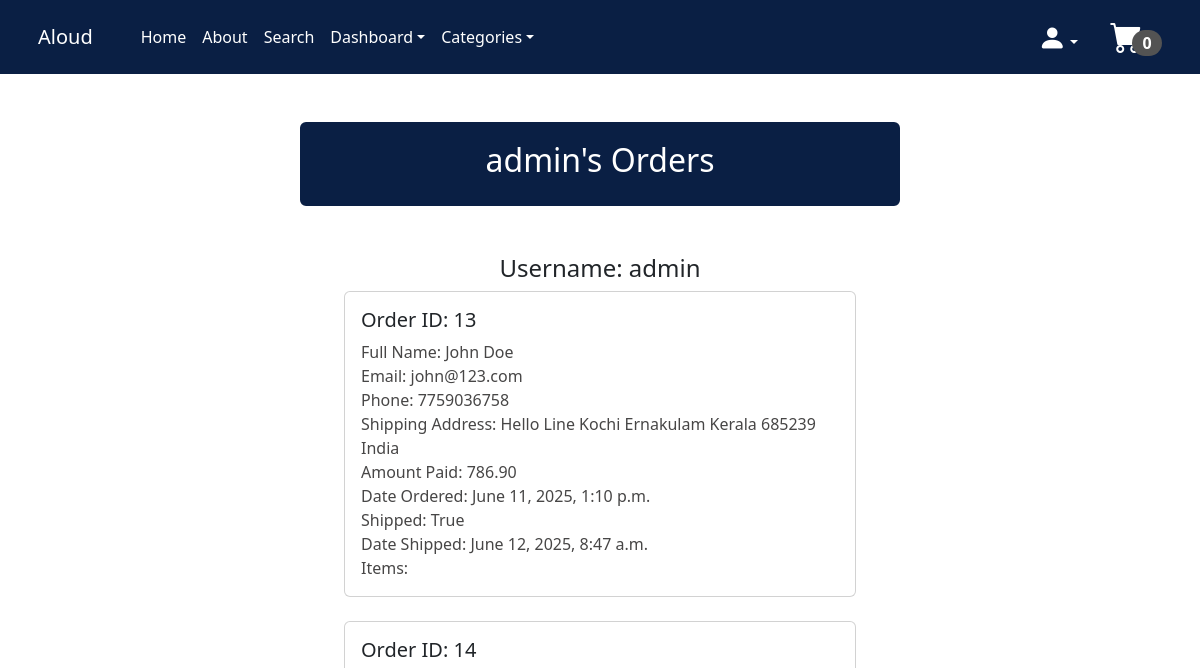
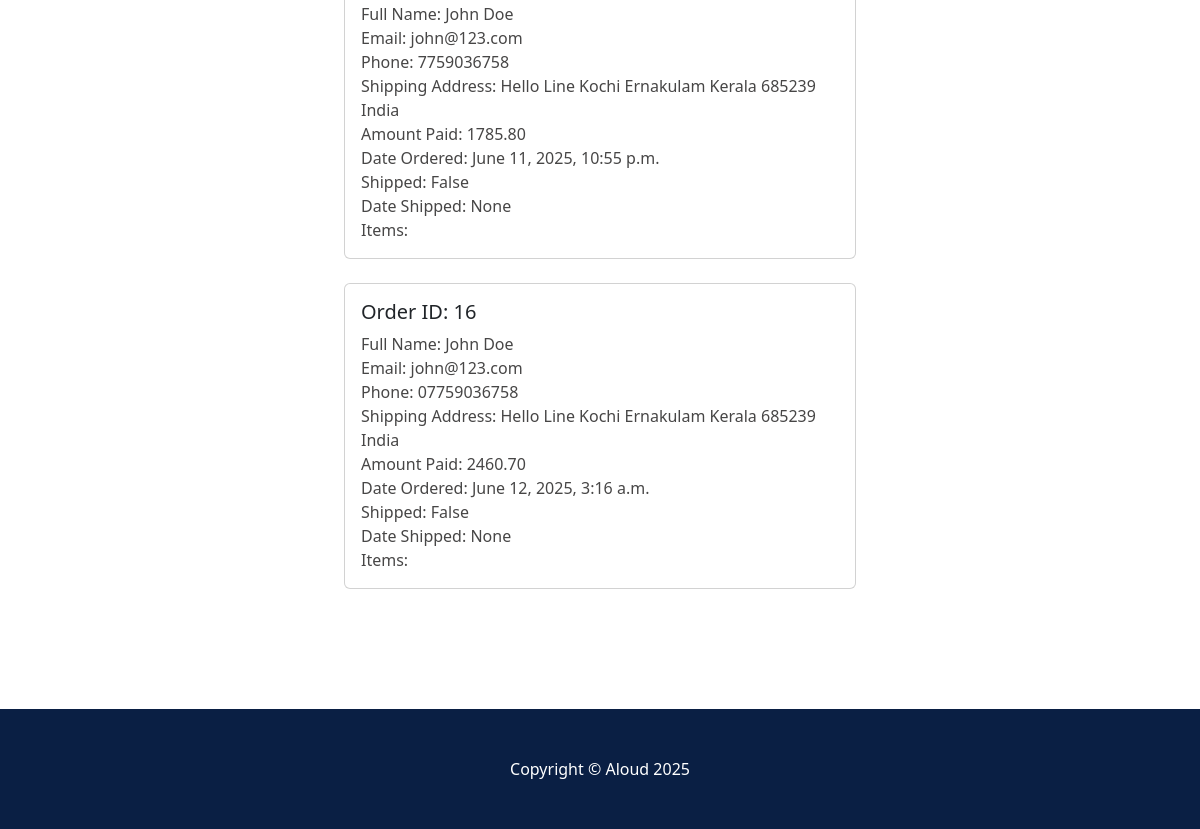
/order_dash/1/ (signed in), run on an earlier commit of the app's database (2 pictures, top to bottom).
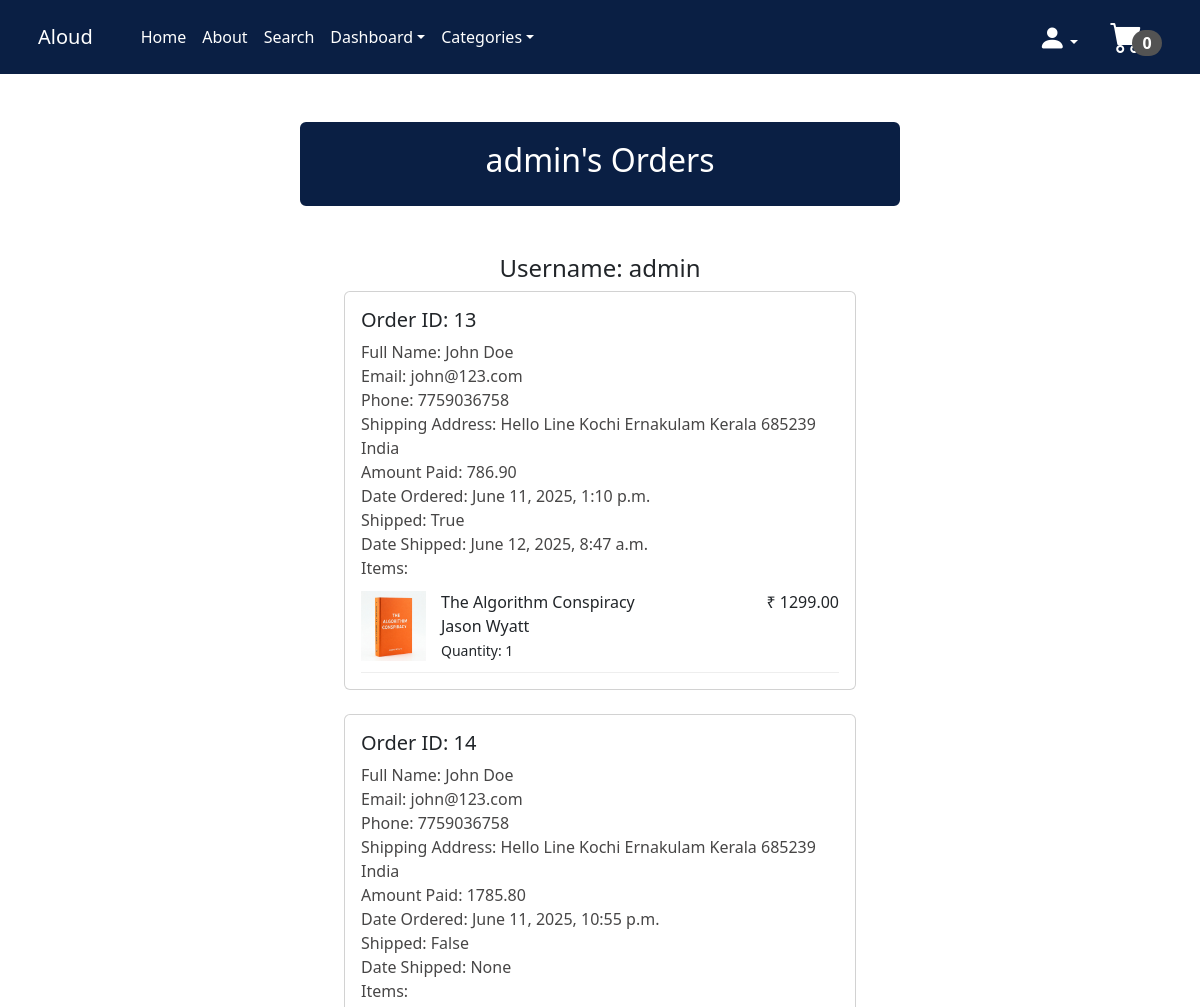
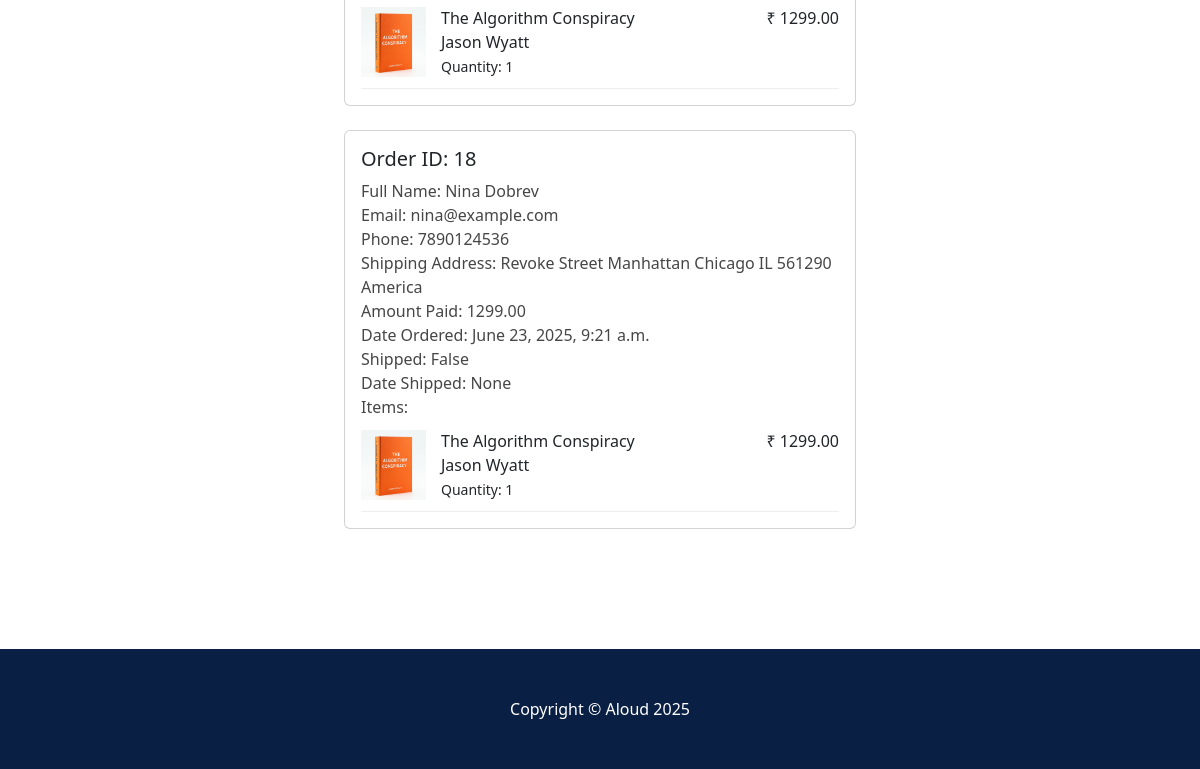
And on a later commit of the database (2 pictures, top to bottom).
### payment/models.py (models this page shows, shortened)
class Order(models.Model):
    user = models.ForeignKey(User, on_delete=models.CASCADE, null=True, blank=True)
    full_name=models.CharField(max_length=300)
    email=models.EmailField(max_length=250)
    phone=models.CharField(max_length=20)
    shipping_address=models.TextField(max_length=10000)
    amount_paid=models.DecimalField(max_digits=10, decimal_places=2)
    date_ordered=models.DateTimeField(auto_now_add=True)
    shipped = models.BooleanField(default=False)
    date_shipped = models.DateTimeField(blank=True, null=True)

class OrderItem(models.Model):
    order = models.ForeignKey(Order, on_delete=models.CASCADE, null=True)
    product = models.ForeignKey(Product, on_delete=models.CASCADE, null=True)
    user = models.ForeignKey(User, on_delete=models.CASCADE, null=True, blank=True)
    quantity = models.PositiveBigIntegerField(default=1)
    price = models.DecimalField(max_digits=10, decimal_places=2)

### store/models.py (models this page shows, shortened)
class Product(models.Model):
    book_id = models.CharField(max_length=10)
    name = models.CharField(max_length=50)
    author = models.CharField(max_length=50)
    price = models.DecimalField(default=0, decimal_places=2, max_digits=9)
    category = models.ForeignKey(Category, on_delete=models.CASCADE, default=1)
    description = models.CharField(max_length=500, default='', blank=True, null=True)
    image = models.ImageField(upload_to='uploads/product')
    is_sale = models.BooleanField(default=False)
    sale_price = models.DecimalField(default=0, decimal_places=2, max_digits=9)

### store/views.py (the view)
# urls.py: path('order_dash/<int:user>/', views.order_dash, name= 'order_dash'),       #To view the orders of each signedup users in the dashboard
def order_dash(request, user):
    if request.user.is_authenticated and request.user.is_superuser:
        user_instance = get_object_or_404(User, id=user)
        orders = Order.objects.filter(user=user_instance)
        items = OrderItem.objects.filter(order__in=orders)
        return render(request, 'order_dash.html', {'orders': orders, 'user_instance': user_instance, 'items': items})
    else:
        messages.success(request, 'Access denied to this page')
        return redirect('home')

### cart/cart.py (called while the page is built)
    def __len__(self):
        return sum(self.cart.values())

### cart/context_processors.py (called while the page is built)
def cart(request):
    return{'cart':Cart(request)}

### store/context_processors.py (called while the page is built)
def categories_processor(request):
    return {
        'categories': Category.objects.all()
    }

### store/models.py (called while the page is built)
    def __str__(self):
        return self.name

### store/templates/order_dash.html (shortened to what this page needs)
{% extends 'base.html' %}
{% block content %}
    <div class="container">
        <div class="row">
            <center>
                <div class="col-12">
<br/><br/>
<div class="card" style= "width: 600px; border-width: 3px; border-color: #0a1f44;">
  <div class="card-body" style="background: #0a1f44;">
        <h2 style="color: white;">{{user_instance.username}}'s Orders</h2>
  </div>
</div>
<br/><br/>
<h4>Username: {{user_instance.username}}</h4>
{% if orders %}
{% for order in orders %}
<div class="card" style="width: 32rem;">
  <div class="card-body" style="text-align: left;">
      <h5>Order ID: <td>{{order.id}}</td></h5>
      <B style="color: rgb(71, 70, 70); font-weight: 400;">Full Name:</B> <B style="color: rgb(71, 70, 70); font-weight: 300;">{{order.full_name}}</B><br/>
      <B style="color: rgb(71, 70, 70); font-weight: 400;">Email:</B> <B style="color: rgb(71, 70, 70); font-weight: 300;">{{order.email}}</B><br/>
      <B style="color: rgb(71, 70, 70); font-weight: 400;">Phone:</B> <B style="color: rgb(71, 70, 70); font-weight: 300;">{{order.phone}}</B><br/>
      <B style="color: rgb(71, 70, 70); font-weight: 400;">Shipping Address:</B> <B style="color: rgb(71, 70, 70); font-weight: 300;">{{order.shipping_address}}</B><br/>
      <B style="color: rgb(71, 70, 70); font-weight: 400;">Amount Paid:</B> <B style="color: rgb(71, 70, 70); font-weight: 300;">{{order.amount_paid}}</B><br/>
      <B style="color: rgb(71, 70, 70); font-weight: 400;">Date Ordered:</B> <B style="color: rgb(71, 70, 70); font-weight: 300;">{{order.date_ordered}}</B><br/>
      <B style="color: rgb(71, 70, 70); font-weight: 400;">Shipped:</B> <B style="color: rgb(71, 70, 70); font-weight: 300;">{{order.shipped}}</B><br/>
      <B style="color: rgb(71, 70, 70); font-weight: 400;">Date Shipped:</B> <B style="color: rgb(71, 70, 70); font-weight: 300;">{{order.date_shipped}}</B><br/>
            <B style="color: rgb(71, 70, 70); font-weight: 400;">Items:</B> <br/>
      {% for item in items %}
        <div class="item-container">
      <div class="item-image">
        <img src="{{ item.product.image.url }}" alt="{{ item.name }}">
      </div>
      <div class="item-details">
        <div class="item-left">
          <B style="font-weight: 500;">{{ item.product.name }}</B><br/>
          {{ item.product.author }}<br/>
              <small>Quantity: {{ item.quantity }}</small>
        </div>
        <div class="item-right">
            ₹ {{ item.price }}
        </div>
      </div>
    </div>
  {% endfor %}
  </div>
</div>
<br/>
{% endfor %}
{% else %}
No Orders Yet
{% endif %}
<br/><br/><br/><br/>
                </div>
            </center>
        </div>
    </div>
{% endblock %}

### store/templates/base.html (shortened to what this page needs)
{% load static %}
<!DOCTYPE html>
<html lang="en">
  <head>
    <link
      href="https://cdn.jsdelivr.net/npm/bootstrap-icons@1.5.0/font/bootstrap-icons.css"
      rel="stylesheet"
    />
    <link href="{% static 'css/styles.css' %}" rel="stylesheet" />
  </head>
  <body>
    {% include 'navbar.html' %}
    {% block content %}
    {% endblock %}
    <footer class="py-5" style="background: #0a1f44;">
      <div class="container">
        <p class="m-0 text-center text-white">
          Copyright &copy; Aloud 2025
        </p>
      </div>
    </footer>
  </body>
</html>

### store/templates/navbar.html (shortened to what this page needs)
    <nav class="navbar navbar-expand-lg" style="background: #0a1f44;">
      <div class="container px-1 px-lg-2">
        <a class="navbar-brand" href="{% url 'home' %}">Aloud</a>
        <div class="collapse navbar-collapse" id="navbarSupportedContent">
          <ul class="navbar-nav me-auto mb-2 mb-lg-0 ms-lg-4">
            <li class="nav-item">
              <a class="nav-link active" style="color: white;" aria-current="page" href="{% url 'home' %}">Home</a>
            </li>
            <li class="nav-item"><a class="nav-link" href="{% url 'about' %}">About</a></li>
            <li class="nav-item"><a class="nav-link" href="{% url 'search' %}">Search</a></li>
          {% if user.is_authenticated %}
            {% if user.is_superuser %}
            <li class="nav-item dropdown">
              <a
                class="nav-link dropdown-toggle"
                id="navbarDropdown"
                href="#"
                role="button"
                data-bs-toggle="dropdown"
                aria-expanded="false"
                >Dashboard</a>
            </li>
          {% endif %}
          {% else %}
            <li class="nav-item"><a class="nav-link" href="{% url 'login' %}">Login</a></li>
            <li class="nav-item"><a class="nav-link" href="{% url 'register' %}">Register</a></li>
          {% endif %}
            <li class="nav-item dropdown">
              <a
                class="nav-link dropdown-toggle"
                id="navbarDropdown"
                href="#"
                role="button"
                data-bs-toggle="dropdown"
                aria-expanded="false"
                >Categories</a
              >
            </li>
          </ul>
          {% if user.is_authenticated %}
          <ul class="navbar-nav ms-auto mb-2 mb-lg-0 ms-lg-4">
            <li class="nav-item dropdown">
              <a
                class="nav-link dropdown-toggle"
                id="navbarDropdown"
                role="button"
                data-bs-toggle="dropdown"
                aria-expanded="false"
                ><i class="bi bi-person-fill fs-3"></i></a>
            </li>
          </ul>
            {% endif %}
          <ul class="navbar-nav ms-auto mb-2 mb-lg-0 ms-lg-4">
            <li class="nav-item">
          <form class="d-flex">
            <a href="{% url 'cart_summary' %}"
            style="text-decoration: none; color: rgb(255, 255, 255);">
            <i class="bi-cart-fill fs-2" style="margin-top: 5px;"></i>
              <span class="badge rounded-pill fs-6"
              style="margin-left: -0.9rem; margin-bottom: -10px; padding-top: 0.3em; padding-bottom: 0.3em; background: rgb(83, 83, 83);"
              id="cart_quantity">
              {{cart|length}}
            </span>
            </a>
          </form>
          </li>
          </ul>
        </div>
      </div>
    </nav>

### store/templates/navbar.html (style rules this page uses)
.container a { color: white; transition: color 0.3s ease; }
.nav-item a { color: white; transition: color 0.3s ease; }

### store/templates/order_dash.html (style rules this page uses)
.item-container { display: flex; align-items: center; justify-content: space-between; border-bottom: 1px solid #eee; padding: 10px 0; }
.item-image { flex: 0 0 auto; margin-right: 15px; }
.item-image img { height: 70px; width: 65px; }
.item-details { flex-grow: 1; display: flex; justify-content: space-between; width: 100%; }
.item-left { text-align: left; }
.item-right { text-align: right; white-space: nowrap; margin-left: 20px; }

What changed in the data, as far as the page shows it:
removed Order: id "16", full_name "John Doe", email "john@123.com", phone "07759036758", shipping_address "Hello Line Kochi Ernakulam Kerala 685239 India", amount_paid "2460.70", date_ordered "June 12, 2025, 3:16 a.m.", shipped "False", date_shipped "None"
added OrderItem: product.image (picture), product.name "The Algorithm Conspiracy", product.author "Jason Wyatt", quantity "1", price "1299.00"
added Order: id "18", full_name "Nina Dobrev", email "nina@example.com", phone "7890124536", shipping_address "Revoke Street Manhattan Chicago IL 561290 America", amount_paid "1299.00", date_ordered "June 23, 2025, 9:21 a.m.", shipped "False", date_shipped "None"
